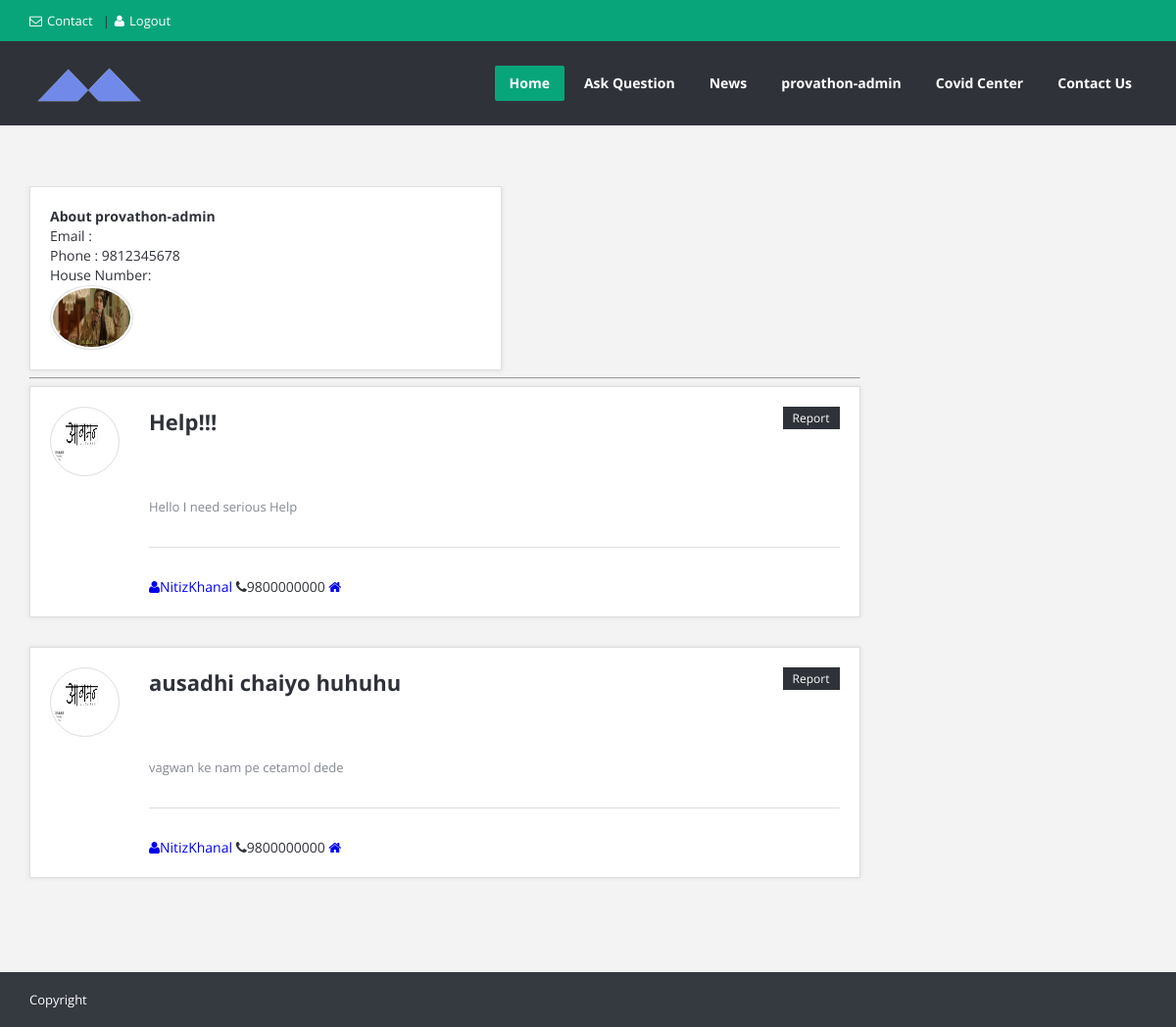
Screenshot of /users/profile/NitizKhanal (signed in) with the database file from the repository.
### users/models.py (models this page shows, shortened)
class Profile(models.Model):
    user = models.OneToOneField(User, on_delete=models.CASCADE, null=True, blank=True)
    image = models.ImageField(default='default.jpg', upload_to='profile_pics')
    contact = models.CharField(max_length = 10, default = "Not entered")
    address = models.CharField(max_length=50, default = "Not entered")
    Gcode = models.CharField(max_length = 5, default = "Not entered")

### posts/models.py (models this page shows, shortened)
class Post(models.Model):
    title = models.CharField(max_length=100)
    content = models.TextField()
    date_posted = models.DateTimeField(default = timezone.now)
    author = models.ForeignKey(User, on_delete = models.CASCADE)
    settled = models.BooleanField(default=False)

### users/views.py (the view)
# urls.py: path('profile/<str:username>', UserPostListView.as_view(), name='user-profile'),
class UserPostListView(ListView):
    model = Post
    context_object_name = 'posts'
    template_name = 'users/user_profile.html'
    paginate_by = 2
    def get_queryset(self):
        user = get_object_or_404(User, username = self.kwargs.get('username'))
        return Post.objects.filter(author = user).order_by('-date_posted')

### users/templates/users/user_profile.html (shortened to what this page needs)
{% extends 'posts/base.html' %}
{% block content %}
	<section class="container main-content">
		<div class="row">
			<div class="col-md-9">
				<div class="row">
					<div class="user-profile">
						<div class="col-md-7">
							<div class="page-content">
								<h1><b>About {{ user.username }}</b></h1>
								<h3>Email : <a href = "mailto: {{user.email}}">{{ user.email }}</a></h3>
								<h3>Phone : {{ user.profile.contact }}</h3>
								<h3>House Number: {{ user.profile.gharNo }}</h3>
								<div class="user-profile-img"><img width="80" height="60"
								 src="{{user.profile.image.url}}" alt="user">
								</div>
							</div>
						</div>
						<div class="col-md-12">
							<hr/>
							{% for post in posts %}
							<article class="question question-type-normal">
								<h2>
									<a href="{% url 'post-details' post.id %}">{{post.title}}</a>
								</h2>
								<a class="question-report" href="#">Report</a>
								<div class="question-author">
									<a href="#" original-title="ahmed" class="question-author-img tooltip-n"><img alt="" src="{{ post.author.profile.image.url }}"></a>
								</div>
								<div class="question-inner">
									<p class="question-desc">{{ post.content }}</p>
										<span class=""><a href="#"><i class="icon-user"></i>{{post.author.username}}</a></span>
										<span class=""><i class="icon-phone"></i>{{ post.author.profile.contact }}</span>
										<span class=""><a href="#"><i class="icon-home"></i>{{ post.author.profile.gharNo}}</a></span>
								</div>
							</article>
							{% endfor %}
						</div>
					</div>
				</div>
			</div>
		</div>
	</section>
{% endblock %}

### posts/templates/posts/base.html (shortened to what this page needs)
{% load static %}
<!DOCTYPE html>
<html lang="en">
<head>
	<link rel="stylesheet" href="{% static 'posts/style.css' %}">
	<link rel="stylesheet" href="{% static 'posts/css/responsive.css' %}">
	<link rel="stylesheet" href="{% static 'posts/css/contents.css' %}">
</head>
<body>
<div id="wrap" class="grid_1200">
    	<div id="header-top">
		<section class="container clearfix">
			<nav class="header-top-nav">
				<ul>
					<li><a href="{% url 'contact' %}"><i class="icon-envelope"></i>Contact</a></li>
					{% if user.is_authenticated %}
					<li><a href="{% url 'logout' %}" id="login-panel"><i class="icon-user"></i>Logout</a></li>
					{% else %}
					<li><a href="{% url 'login' %}" id="login-panel"><i class="icon-user"></i>Login</a></li>
					{% endif %}
				</ul>
			</nav>
		</section>
	</div>
	<header id="header">
		<section class="container clearfix">
			<div class="logo"><a href="{% url 'home' %}"><img alt="" src="{% static 'posts/images/logo.png'%}"></a></div>
			<nav class="navigation">
				<ul>
					<li class="current_page_item"><a href="{% url 'home' %}">Home</a>
					</li>
					<li class="ask_question"><a href="{% url 'post-create' %}">Ask Question</a></li>
					<li><a href="https://www.neplinews.com" target="blank">News</a></li>
					{% if user.is_authenticated %}
					<li><a href="{% url 'user-profile' user.username%}">{{user.username}}</a>
					{% else %}
					<li><a href="{% url 'login'%}">User</a></li>
					{% endif%}
					<li><a href="{% url 'covid'%}">Covid Center</a></li>
					<li><a href="{% url 'contact'%}">Contact Us</a></li>
				</ul>
			</nav>
		</section>
	</header>
    {% block content %}{% endblock %}
</div>
</body>
<footer id="footer-bottom">
		<section class="container">
			<div class="copyrights f_left">Copyright<a href="#"></a></div>
		</section>
	</footer>
</html>

### posts/static/posts/css/responsive.css (style rules this page uses)
@media (min-width: 1200px) { .grid_1200 .navigation > ul > li > a { padding: 0 15px; } }

### posts/static/posts/css/contents.css (style rules this page uses)
.container.main-content { margin-top: 10%; padding-bottom:3%; position: relative; z-index: 991; }
.page-content,.about-author,.user-question,#related-posts { -moz-box-sizing: border-box; -webkit-box-sizing: border-box; box-sizing: border-box; padding: 20px; border: 1px solid #dedede; background: #FFF; -moz-box-shadow: 0 0 5px #dedede; -webkit-box-shadow: 0 0 5px #dedede; box-shadow: 0 0 5px #dedede; }
.page-content { overflow: hidden; height: 100%; }
.question { -moz-box-sizing: border-box; -webkit-box-sizing: border-box; box-sizing: border-box; margin-bottom: 30px; padding: 20px; border: 1px solid #dedede; background: #FFF; -moz-box-shadow: 0 0 5px #dedede; -webkit-box-shadow: 0 0 5px #dedede; box-shadow: 0 0 5px #dedede; position: relative; }
.question-inner { position: relative; margin-left: 101px; }
.question-author { position: absolute; top: 20px; left: 20px; float: left; text-align: center; width: 71px; height: 71px; overflow: hidden; padding: 2px; border: 1px solid #dedede; -moz-border-radius: 50%; -webkit-border-radius: 50%; border-radius: 50%; }
.question-author img { width: 65px; height: 65px; overflow: hidden; -moz-border-radius: 50%; -webkit-border-radius: 50%; border-radius: 50%; }
.question-author-img { position: relative; display: block; }
.question h2 { margin: 0 0 30px 101px; color: #474D5D; overflow: hidden; font-size: 22px; font-weight: bold; padding-right: 161px; }
.question h2 a { color: #2f3239; }
.question-report { float: right; font-size: 12px; background-color: #2f3239; padding: 4px 10px; position: absolute; top: 20px; right: 20px; height: 23px; line-height: 15px; }
.question-desc { margin-bottom: 20px; padding-bottom: 30px; line-height: 22px; font-size: 13px; border-bottom: 1px solid #dedede; color: #848991; }
.user-profile { overflow: hidden; height: 100%; position: relative; }
.user-profile .col-md-12 { margin-bottom: 30px; }
.user-profile p { margin: 30px 0; font-weight: normal; color: #848991; }
.user-profile-img { width: 85px; float: left; margin-right: 15px; padding: 2px; border: 1px solid #e0e0e0; background-color: #FFF; -moz-border-radius: 50%; -webkit-border-radius: 50%; border-radius: 50%; }
.user-profile-img img { width: 100%; -moz-border-radius: 50%; -webkit-border-radius: 50%; border-radius: 50%; }
#footer-bottom { background-color: #353940; padding: 16px 0; font-size: 12px; line-height: 24px; }
.copyrights { font-size: 13px; }

### posts/static/posts/css/base.css (style rules this page uses)
html, body, div, span, applet, object, iframe, h1, h2, h3, h4, h5, h6, p, blockquote, pre, a, abbr, acronym, address, big, cite, code, del, dfn, em, img, ins, kbd, q, s, samp, small, strike, strong, sub, sup, tt, var, b, u, i, center, dl, dt, dd, ol, ul, li, fieldset, form, label, legend, table, caption, tbody, tfoot, thead, tr, th, td, article, aside, canvas, details, embed, figure, figcaption, footer, header, hgroup, menu, nav, output, ruby, section, summary, time, mark, audio, video { margin: 0; padding: 0; border: 0; font-size: 100%; font: inherit; vertical-align: baseline; }
body { font-size: 14px; line-height: 22px; }
article, aside, details, figcaption, figure, footer, header, hgroup, menu, nav, section { display: block; }
ol, ul, li { list-style: none; }
p { margin: 0 0 20px 0; line-height: 22px; }
html { -webkit-text-size-adjust: none; }
* { outline: none; }
body,.qoute p,input,.button,label,.more,blockquote,.widget ul li,textarea { font-family: "Open Sans", Arial, sans-serif; }
.f_left { float: left !important; }

### rows the page displays
Post: title "Help!!!", author.profile.image (placeholder picture), content "Hello I need serious Help", author.username "NitizKhanal", author.profile.contact "9800000000"
Post: title "ausadhi chaiyo huhuhu", author.profile.image (placeholder picture), content "vagwan ke nam pe cetamol dede", author.username "NitizKhanal", author.profile.contact "9800000000"

### other values shown
{{ user.username }} "provathon-admin"
{{ user.profile.contact }} "9812345678"
